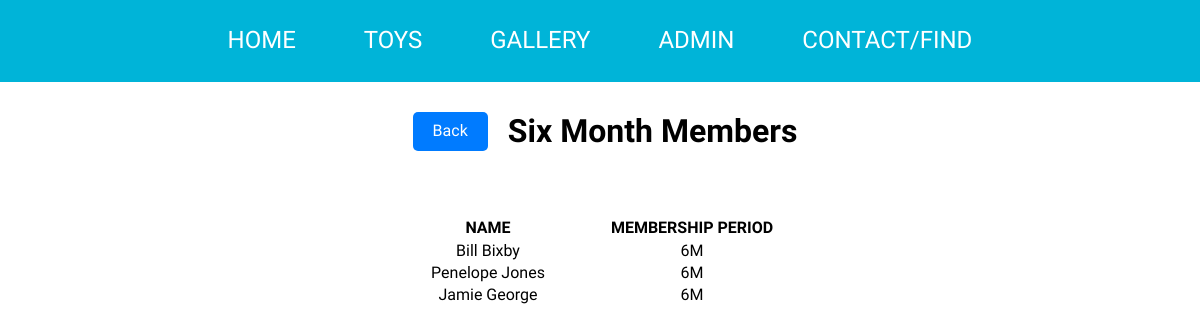
The page /sixmonth_members on the database as committed earlier.
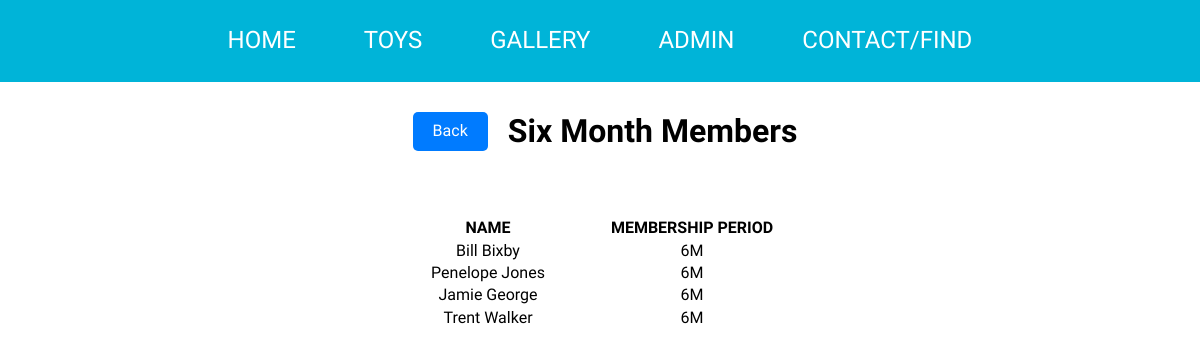
The same page on the database as committed later.
### tables this page shows
CREATE TABLE [Members](
  [Member_ID] INTEGER PRIMARY KEY ASC AUTOINCREMENT NOT NULL UNIQUE, 
  [Name] TEXT NOT NULL, 
  [Address] TEXT(50), 
  [Email] TEXT, 
  [Phone Number] INT(12), 
  [Date Joined] DATE NOT NULL, 
  [Membership Period] TEXT NOT NULL, 
  [Amount Owed] INT);

### pythonApp/databaseApp.py (the view)
@app.route('/sixmonth_members')
def sixmonth_members():
    db = get_db()
    cursor = db.cursor()
    cursor.execute("SELECT Members.Name, Members.[Membership Period] FROM Members WHERE Members.[Membership Period] = '6M'")
    results = cursor.fetchall()
    return render_template('sixmonth_members.html',results=results)

### pythonApp/databaseApp.py (called while the page is built)
def get_db():
    db = sqlite3.connect(DATABASE)
    return db

### pythonApp/templates/sixmonth_members.html
{% extends 'base.html' %}
{% block content %}
<div style="display: flex; align-items: center; justify-content: center; padding: 10px;">
    <a href="{{ url_for('admin_dashboard') }}" class="btn">Back</a>
    <h1 style="margin-left: 10px;">Six Month Members</h1>
</div>
<div class="table_styling">
    <table style="text-align:center;">
        <tr>
            <th width="200">NAME</th>
            <th width="200">MEMBERSHIP PERIOD</th>
        </tr>
        {% for item in results%}
        <tr>
            <td>{{ item[0] }}</td>
            <td>{{ item[1] }}</td>
            <td>{{ item[2] }}</td>
            <td>{{ item[3] }}</td>
            <td>{{ item[4] }}</td>
            <td>{{ item[5] }}</td>
            <td>{{ item[6] }}</td>
        </tr>
        {% endfor %}
    </table>
</div>
{% endblock %}

Rows that differ between the two databases and show on the page:
added Members: Name "Trent Walker", Membership Period "6M"
